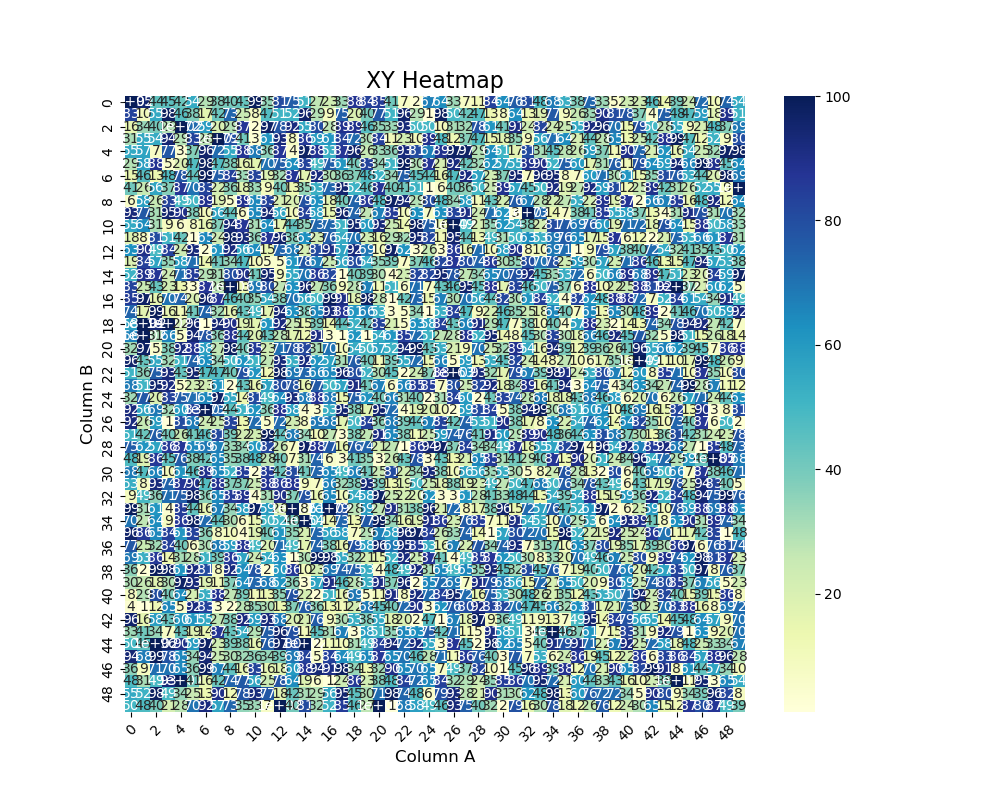

Generate this figure with Python:
import pandas as pd
import seaborn as sns
import matplotlib.pyplot as plt

# Read the CSV file into a pandas DataFrame
data = pd.read_csv("heatmapDataOrig.csv")

# Pivot the data to create a matrix with columns A and rows B
pivoted_data = data.pivot(index="B", columns="A", values="C")

# Create the heatmap
plt.figure(figsize=(10, 8))
heatmap = sns.heatmap(pivoted_data, annot=True, cmap="YlGnBu")

# Assign titles and labels
plt.title("XY Heatmap", fontsize=16)
plt.xlabel("Column A", fontsize=12)
plt.ylabel("Column B", fontsize=12)

# Rotate x-axis labels for better visibility
plt.xticks(rotation=45)

# Display the heatmap
plt.show()
